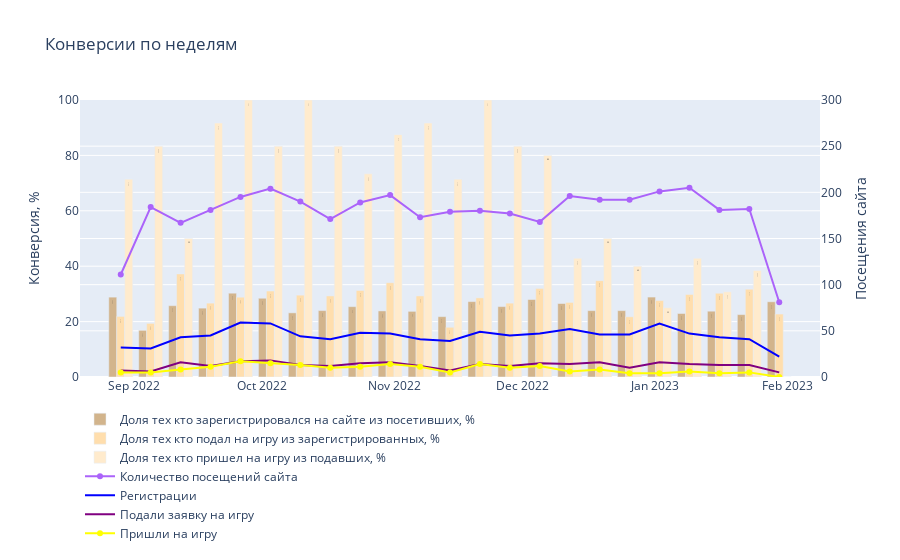

Notebook source saved alongside this figure:
### Code cell
#строю график 

fig = go.Figure()

fig.add_trace(go.Bar(
    x=df_weeks['first_day_of_week'],
    y=df_weeks['conversion_reg'],
    name="Доля тех кто зарегистрировался на сайте из посетивших, %",
    marker_color='tan',
    text=df_weeks['conversion_reg'].round(2)
))

fig.add_trace(go.Bar(
    x=df_weeks['first_day_of_week'],
    y=df_weeks['conversion_app'],
    name="Доля тех кто подал на игру из зарегистрированных, %",
    marker_color='navajowhite',
    text=df_weeks['conversion_app'].round(2)
))

fig.add_trace(go.Bar(
    x=df_weeks['first_day_of_week'],
    y=df_weeks['conversion_game'],
    name="Доля тех кто пришел на игру из подавших, %",
    marker_color='blanchedalmond',
    text=df_weeks['conversion_game'].round(2)
))

fig.add_trace(go.Scatter(
    x=df_weeks['first_day_of_week'],
    y=df_weeks['visitors'],
    mode='lines+markers', 
    name='Количество посещений сайта',
    yaxis='y2'
))

fig.add_trace(go.Scatter(
    x=df_weeks['first_day_of_week'],
    y=df_weeks['registered'],
    yaxis="y2",
    name="Регистрации",
    marker_color='blue',
    text=df_weeks['registered']
))

fig.add_trace(go.Scatter(
    x=df_weeks['first_day_of_week'],
    y=df_weeks['applied'],
    yaxis="y2",
    name="Подали заявку на игру",
    marker_color='purple',
    text=df_weeks['applied']
))

fig.add_trace(go.Scatter(
    x=df_weeks['first_day_of_week'],
    y=df_weeks['played'],
    yaxis="y2",
    mode='lines+markers', 
    name='Пришли на игру',
    marker_color='yellow',
    text=df_weeks['played']
))

fig.update_layout(
    legend=dict(orientation="h"),
    title='Конверсии по неделям',
    yaxis=dict(
        title=dict(text="Конверсия, %"),
        side="left",
        range=[0, 100]
    ),
    yaxis2=dict(
        title=dict(text="Посещения сайта"),
        side="right",
        range=[0, 300],
        overlaying="y"
    )
)

fig.show()

### Figure 1 — Plotly figure (JSON) as saved in the notebook; plotly's stock layout.template omitted (floating-point values rounded to 4 significant figures)
{"data": [{"marker": {"color": "tan"}, "name": "Доля тех кто зарегистрировался на сайте из посетивших, %", "text": [28.83, 16.85, 25.75, 24.86, 30.26, 28.43, 23.16, 23.98, 25.4, 23.86, 23.7, 21.79, 27.22, 25.42, 27.98, 26.53, 23.96, 23.96, 28.86, 22.93, 23.76, 22.53, 27.16], "type": "bar", "x": ["2022-08-29", "2022-09-05", "2022-09-12", "2022-09-19", "2022-09-26", "2022-10-03", "2022-10-10", "2022-10-17", "2022-10-24", "2022-10-31", "2022-11-07", "2022-11-14", "2022-11-21", "2022-11-28", "2022-12-05", "2022-12-12", "2022-12-19", "2022-12-26", "2023-01-02", "2023-01-09", "2023-01-16", "2023-01-23", "2023-01-30"], "y": [28.83, 16.85, 25.75, 24.86, 30.26, 28.43, 23.16, 23.98, 25.4, 23.86, 23.7, 21.79, 27.22, 25.42, 27.98, 26.53, 23.96, 23.96, 28.86, 22.93, 23.76, 22.53, 27.16]}, {"marker": {"color": "navajowhite"}, "name": "Доля тех кто подал на игру из зарегистрированных, %", "text": [21.88, 19.35, 37.21, 26.67, 28.81, 31.03, 29.55, 29.27, 31.25, 34.04, 29.27, 17.95, 28.57, 26.67, 31.91, 26.92, 34.78, 21.74, 27.59, 29.79, 30.23, 31.71, 22.73], "type": "bar", "x": ["2022-08-29", "2022-09-05", "2022-09-12", "2022-09-19", "2022-09-26", "2022-10-03", "2022-10-10", "2022-10-17", "2022-10-24", "2022-10-31", "2022-11-07", "2022-11-14", "2022-11-21", "2022-11-28", "2022-12-05", "2022-12-12", "2022-12-19", "2022-12-26", "2023-01-02", "2023-01-09", "2023-01-16", "2023-01-23", "2023-01-30"], "y": [21.88, 19.35, 37.21, 26.67, 28.81, 31.03, 29.55, 29.27, 31.25, 34.04, 29.27, 17.95, 28.57, 26.67, 31.91, 26.92, 34.78, 21.74, 27.59, 29.79, 30.23, 31.71, 22.73]}, {"marker": {"color": "blanchedalmond"}, "name": "Доля тех кто пришел на игру из подавших, %", "text": [71.43, 83.33, 50, 91.67, 100, 83.33, 100, 83.33, 73.33, 87.5, 91.67, 71.43, 100, 83.33, 80, 42.86, 50, 40, 25, 42.86, 30.77, 38.46, 0], "type": "bar", "x": ["2022-08-29", "2022-09-05", "2022-09-12", "2022-09-19", "2022-09-26", "2022-10-03", "2022-10-10", "2022-10-17", "2022-10-24", "2022-10-31", "2022-11-07", "2022-11-14", "2022-11-21", "2022-11-28", "2022-12-05", "2022-12-12", "2022-12-19", "2022-12-26", "2023-01-02", "2023-01-09", "2023-01-16", "2023-01-23", "2023-01-30"], "y": [71.43, 83.33, 50, 91.67, 100, 83.33, 100, 83.33, 73.33, 87.5, 91.67, 71.43, 100, 83.33, 80, 42.86, 50, 40, 25, 42.86, 30.77, 38.46, 0]}, {"mode": "lines+markers", "name": "Количество посещений сайта", "type": "scatter", "x": ["2022-08-29", "2022-09-05", "2022-09-12", "2022-09-19", "2022-09-26", "2022-10-03", "2022-10-10", "2022-10-17", "2022-10-24", "2022-10-31", "2022-11-07", "2022-11-14", "2022-11-21", "2022-11-28", "2022-12-05", "2022-12-12", "2022-12-19", "2022-12-26", "2023-01-02", "2023-01-09", "2023-01-16", "2023-01-23", "2023-01-30"], "y": [111, 184, 167, 181, 195, 204, 190, 171, 189, 197, 173, 179, 180, 177, 168, 196, 192, 192, 201, 205, 181, 182, 81], "yaxis": "y2"}, {"marker": {"color": "blue"}, "name": "Регистрации", "text": [32, 31, 43, 45, 59, 58, 44, 41, 48, 47, 41, 39, 49, 45, 47, 52, 46, 46, 58, 47, 43, 41, 22], "type": "scatter", "x": ["2022-08-29", "2022-09-05", "2022-09-12", "2022-09-19", "2022-09-26", "2022-10-03", "2022-10-10", "2022-10-17", "2022-10-24", "2022-10-31", "2022-11-07", "2022-11-14", "2022-11-21", "2022-11-28", "2022-12-05", "2022-12-12", "2022-12-19", "2022-12-26", "2023-01-02", "2023-01-09", "2023-01-16", "2023-01-23", "2023-01-30"], "y": [32, 31, 43, 45, 59, 58, 44, 41, 48, 47, 41, 39, 49, 45, 47, 52, 46, 46, 58, 47, 43, 41, 22], "yaxis": "y2"}, {"marker": {"color": "purple"}, "name": "Подали заявку на игру", "text": [7, 6, 16, 12, 17, 18, 13, 12, 15, 16, 12, 7, 14, 12, 15, 14, 16, 10, 16, 14, 13, 13, 5], "type": "scatter", "x": ["2022-08-29", "2022-09-05", "2022-09-12", "2022-09-19", "2022-09-26", "2022-10-03", "2022-10-10", "2022-10-17", "2022-10-24", "2022-10-31", "2022-11-07", "2022-11-14", "2022-11-21", "2022-11-28", "2022-12-05", "2022-12-12", "2022-12-19", "2022-12-26", "2023-01-02", "2023-01-09", "2023-01-16", "2023-01-23", "2023-01-30"], "y": [7, 6, 16, 12, 17, 18, 13, 12, 15, 16, 12, 7, 14, 12, 15, 14, 16, 10, 16, 14, 13, 13, 5], "yaxis": "y2"}, {"marker": {"color": "yellow"}, "mode": "lines+markers", "name": "Пришли на игру", "text": [5, 5, 8, 11, 17, 15, 13, 10, 11, 14, 11, 5, 14, 10, 12, 6, 8, 4, 4, 6, 4, 5, 0], "type": "scatter", "x": ["2022-08-29", "2022-09-05", "2022-09-12", "2022-09-19", "2022-09-26", "2022-10-03", "2022-10-10", "2022-10-17", "2022-10-24", "2022-10-31", "2022-11-07", "2022-11-14", "2022-11-21", "2022-11-28", "2022-12-05", "2022-12-12", "2022-12-19", "2022-12-26", "2023-01-02", "2023-01-09", "2023-01-16", "2023-01-23", "2023-01-30"], "y": [5, 5, 8, 11, 17, 15, 13, 10, 11, 14, 11, 5, 14, 10, 12, 6, 8, 4, 4, 6, 4, 5, 0], "yaxis": "y2"}], "layout": {"legend": {"orientation": "h"}, "title": {"text": "Конверсии по неделям"}, "yaxis": {"range": [0, 100], "side": "left", "title": {"text": "Конверсия, %"}}, "yaxis2": {"overlaying": "y", "range": [0, 300], "side": "right", "title": {"text": "Посещения сайта"}}}}
